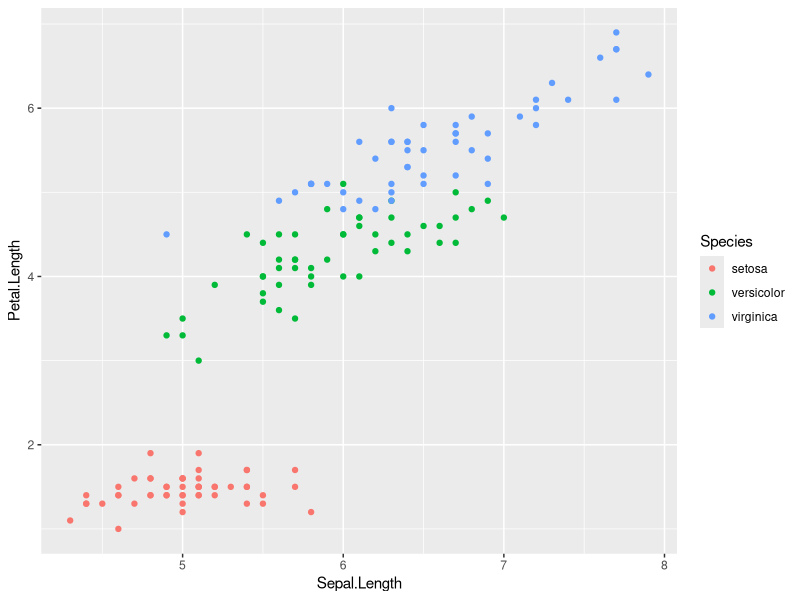
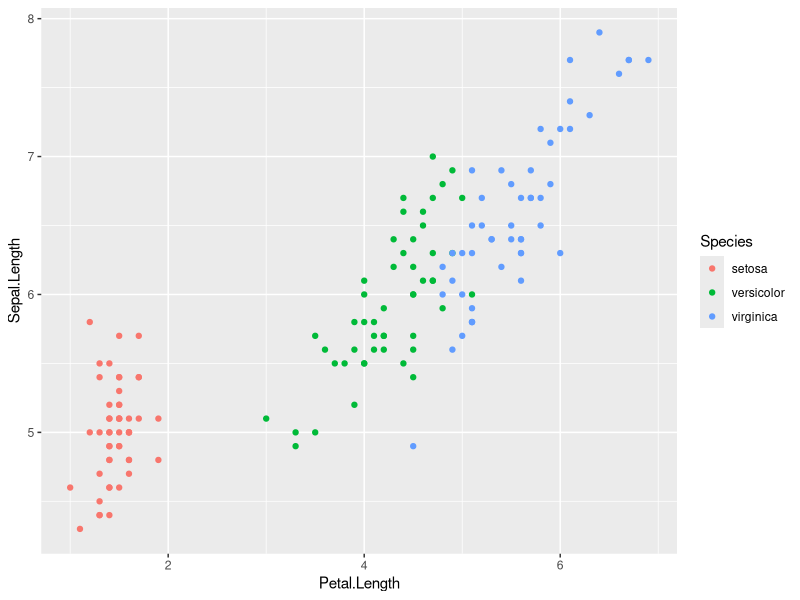
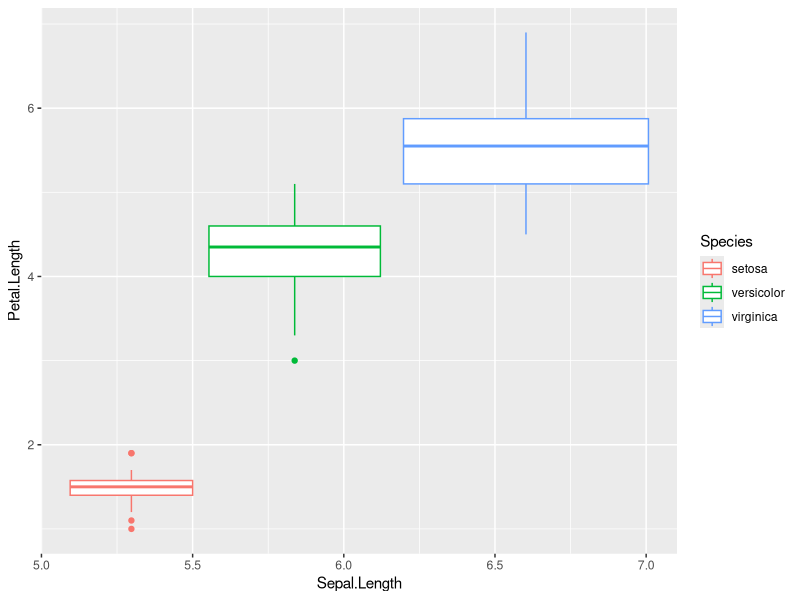
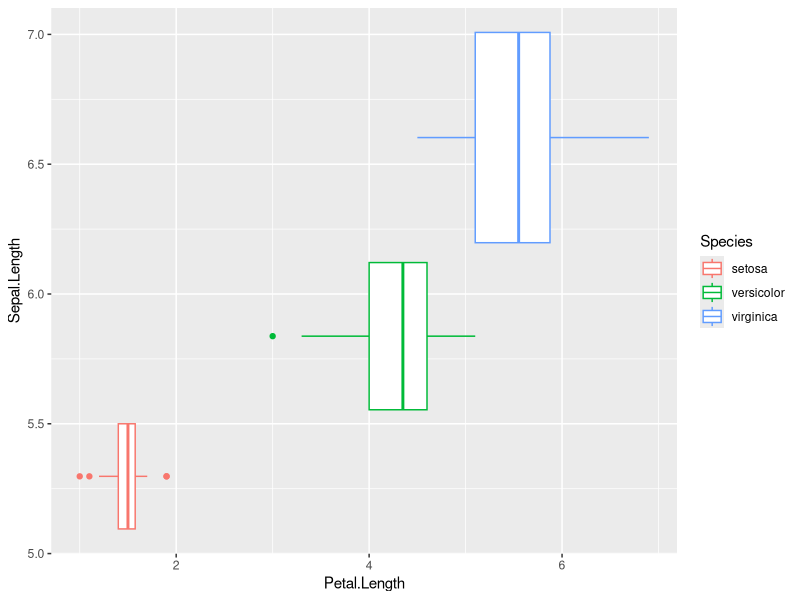

Write R code to recreate these figures, in order.
# Load ggplot
library(ggplot2)

# Read in dataset
data(iris)

# Plot
p <- ggplot(iris, aes(Sepal.Length, Petal.Length, colour=Species)) + geom_point() 
p

# Flip
p + coord_flip()

p <- ggplot(iris, aes(Sepal.Length, Petal.Length, colour=Species)) + geom_boxplot() 
p

p + coord_flip()
